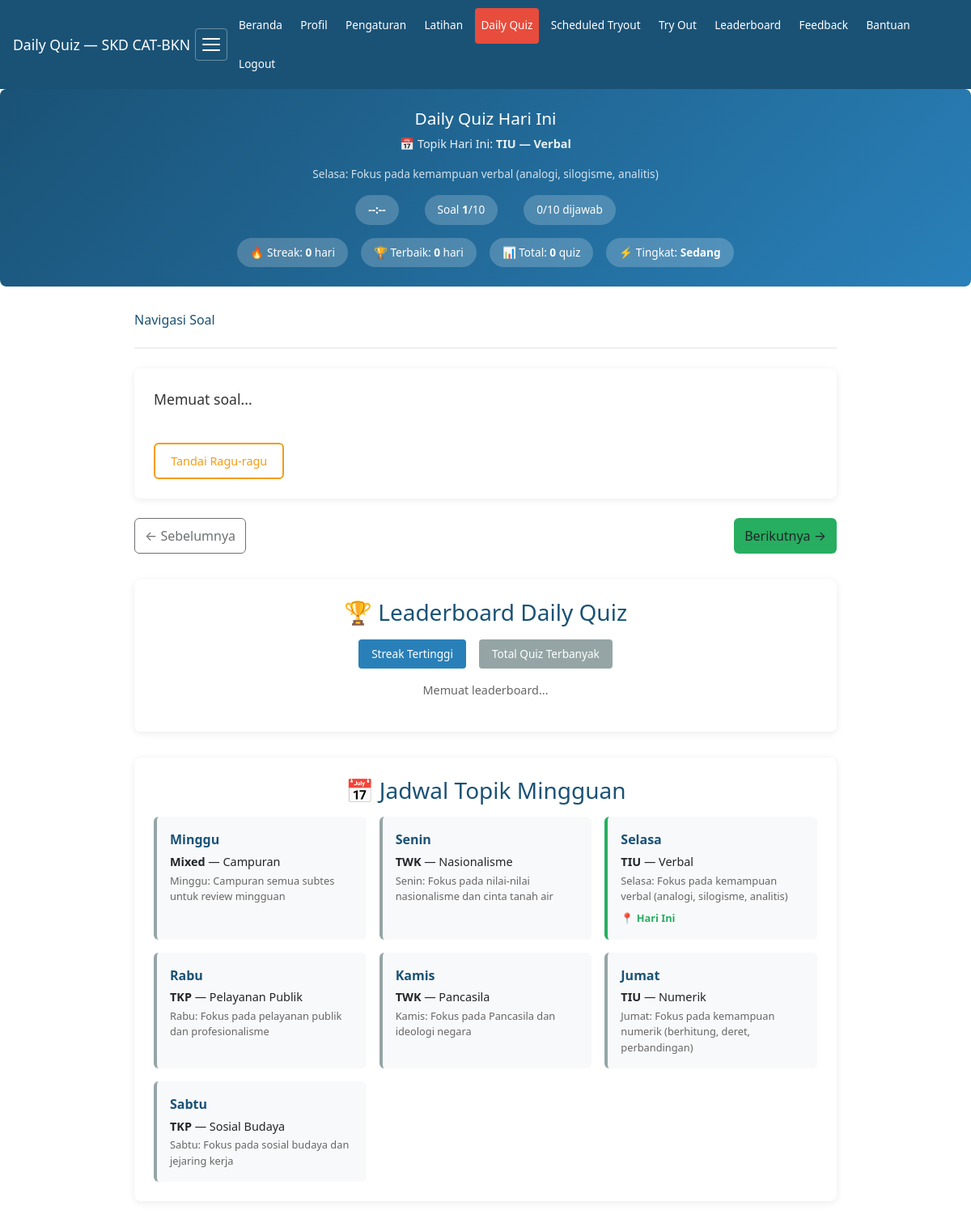
Screenshot of /pages/daily_quiz.php (signed in) with the database file from the repository.
### tables this page shows
CREATE TABLE `daily_quiz_topic_schedule` (
  `id` int(11) NOT NULL AUTO_INCREMENT,
  `day_of_week` tinyint(4) NOT NULL COMMENT '0=Sunday, 1=Monday, ..., 6=Saturday',
  `subtes` varchar(10) NOT NULL,
  `topik` varchar(100) NOT NULL,
  `description` text DEFAULT NULL,
  PRIMARY KEY (`id`),
  UNIQUE KEY `unique_day` (`day_of_week`)
);

### helpers.php (called while the page is built, shortened)
<?php
function e(string $text): string
{
    return htmlspecialchars($text, ENT_QUOTES, 'UTF-8');
}

### pages/daily_quiz.php (the view, shortened to what this page needs)
<?php
require '../config.php';
require '../helpers.php';
$userId = (int)$_SESSION['user_id'];
$stmt = $pdo->prepare("SELECT * FROM daily_quiz_streaks WHERE user_id = ?");
$stmt->execute([$userId]);
$streakInfo = $stmt->fetch();
if (!$streakInfo) {
    $streakInfo = ['current_streak' => 0, 'longest_streak' => 0, 'total_quizzes' => 0];
}
$stmt = $pdo->prepare("SELECT achievement_type, achievement_name FROM user_achievements WHERE user_id = ? ORDER BY achieved_at DESC");
$stmt->execute([$userId]);
$achievements = $stmt->fetchAll(PDO::FETCH_ASSOC);
$stmt = $pdo->prepare("SELECT current_difficulty, consecutive_high_scores, consecutive_low_scores FROM user_quiz_difficulty WHERE user_id = ?");
$stmt->execute([$userId]);
$userDifficulty = $stmt->fetch();
if (!$userDifficulty) {
    $userDifficulty = ['current_difficulty' => 'sedang', 'consecutive_high_scores' => 0, 'consecutive_low_scores' => 0];
}
$dayOfWeek = (int)date('w');
$stmt = $pdo->prepare("SELECT * FROM daily_quiz_topic_schedule WHERE day_of_week = ?");
$stmt->execute([$dayOfWeek]);
$todaySchedule = $stmt->fetch();
$weeklySchedule = $pdo->query("SELECT * FROM daily_quiz_topic_schedule ORDER BY day_of_week")->fetchAll(PDO::FETCH_ASSOC);
$dayNames = ['Minggu', 'Senin', 'Selasa', 'Rabu', 'Kamis', 'Jumat', 'Sabtu'];
$today = date('Y-m-d');
$stmt = $pdo->prepare("SELECT * FROM daily_quiz_sessions WHERE user_id = ? AND quiz_date = ?");
$stmt->execute([$userId, $today]);
$session = $stmt->fetch();
$hasCompleted = $session && $session['status'] === 'selesai';
?>
<!DOCTYPE html>
<html lang="id">
<head>
<link rel="stylesheet" href="assets/style.css">
</head>
<body>
<?php require '../includes/navigation.php'; ?>
<div class="quiz-header">
<h1>Daily Quiz Hari Ini</h1>
<?php if ($todaySchedule): ?>
<p>📅 Topik Hari Ini: <strong><?= e($todaySchedule['subtes']) ?> — <?= e($todaySchedule['topik']) ?></strong></p>
<p style="font-size:.85rem;opacity:.8"><?= e($todaySchedule['description']) ?></p>
<?php else: ?>
<p>10 soal pilihan ganda (4 TWK, 3 TIU, 3 TKP)</p>
<?php endif; ?>
<div class="quiz-info">
<span id="timerDisplay" class="timer">--:--</span>
<span>Soal <strong id="currentNum">1</strong>/10</span>
<span id="progressText">0/10 dijawab</span>
</div>
<div style="margin-top:1rem;display:flex;justify-content:center;gap:1rem;flex-wrap:wrap">
    <span style="background:rgba(255,255,255,.2);padding:.5rem 1rem;border-radius:20px;font-size:.85rem">
        🔥 Streak: <strong><?= $streakInfo['current_streak'] ?></strong> hari
    </span>
    <span style="background:rgba(255,255,255,.2);padding:.5rem 1rem;border-radius:20px;font-size:.85rem">
        🏆 Terbaik: <strong><?= $streakInfo['longest_streak'] ?></strong> hari
    </span>
    <span style="background:rgba(255,255,255,.2);padding:.5rem 1rem;border-radius:20px;font-size:.85rem">
        📊 Total: <strong><?= $streakInfo['total_quizzes'] ?></strong> quiz
    </span>
    <span style="background:rgba(255,255,255,.2);padding:.5rem 1rem;border-radius:20px;font-size:.85rem">
        ⚡ Tingkat: <strong><?= ucfirst($userDifficulty['current_difficulty']) ?></strong>
    </span>
</div>
</div>
<div class="quiz-container">
<?php if ($hasCompleted): ?>
<div class="completed-box">
<h2>Anda sudah menyelesaikan Daily Quiz hari ini!</h2>
<div class="score"><?= (int)$session['nilai_total'] ?></div>
<p>Nilai Total</p>
<div class="stats-grid">
<div class="stat-item">
<div class="stat-label">Benar</div>
<div class="stat-value" style="color:#27ae60"><?= (int)$session['benar'] ?></div>
</div>
<div class="stat-item">
<div class="stat-label">Salah</div>
<div class="stat-value" style="color:#e74c3c"><?= (int)$session['salah'] ?></div>
</div>
<div class="stat-item">
<div class="stat-label">Kosong</div>
<div class="stat-value" style="color:#95a5a6"><?= (int)$session['kosong'] ?></div>
</div>
</div>
<?php if (!empty($achievements)): ?>
<div style="margin-top:1.5rem">
<h3 style="color:#1a5276;margin-bottom:.8rem;text-align:center">🏅 Achievement Anda</h3>
<div style="display:flex;justify-content:center;gap:.5rem;flex-wrap:wrap">
    <?php foreach ($achievements as $ach): ?>
    <span style="background:#fff3cd;padding:.5rem 1rem;border-radius:20px;font-size:.85rem;border:1px solid #f39c12">
        <?= e($ach['achievement_name']) ?>
    </span>
    <?php endforeach; ?>
</div>
</div>
<?php endif; ?>
<a href="user_dashboard.php" class="btn">Kembali ke Dashboard</a>
</div>
<?php else: ?>
<div id="quizArea">
<div class="soal-nav">
<h2>Navigasi Soal</h2>
</div>
<div class="soal-box">
<div class="pertanyaan" id="pertanyaan">Memuat soal...</div>
<div style="margin-top:1rem">
<button class="ragu-btn" id="btnRagu" onclick="toggleRagu()">Tandai Ragu-ragu</button>
</div>
</div>
<div class="action-btns">
<button class="btn" id="btnPrev" onclick="prevSoal()" disabled>← Sebelumnya</button>
<button class="btn success" id="btnNext" onclick="nextSoal()">Berikutnya →</button>
</div>
</div>
<?php endif; ?>
<div style="margin-top:2rem;background:#fff;border-radius:8px;box-shadow:0 2px 10px rgba(0,0,0,.08);padding:1.5rem">
    <h3 style="color:#1a5276;margin-bottom:1rem;text-align:center">🏆 Leaderboard Daily Quiz</h3>
    <div style="display:flex;gap:1rem;justify-content:center;margin-bottom:1rem">
        <button onclick="loadLeaderboard('streak')" id="btnStreak" style="background:#2980b9;color:#fff;border:none;padding:.5rem 1rem;border-radius:4px;cursor:pointer;font-size:.85rem">Streak Tertinggi</button>
        <button onclick="loadLeaderboard('total')" id="btnTotal" style="background:#95a5a6;color:#fff;border:none;padding:.5rem 1rem;border-radius:4px;cursor:pointer;font-size:.85rem">Total Quiz Terbanyak</button>
    </div>
    <div id="leaderboardContent" style="overflow-x:auto">
        <p style="text-align:center;color:#666;font-size:.9rem">Memuat leaderboard...</p>
    </div>
</div>
<div style="margin-top:2rem;background:#fff;border-radius:8px;box-shadow:0 2px 10px rgba(0,0,0,.08);padding:1.5rem">
    <h3 style="color:#1a5276;margin-bottom:1rem;text-align:center">📅 Jadwal Topik Mingguan</h3>
    <div style="display:grid;grid-template-columns:repeat(auto-fit,minmax(250px,1fr));gap:1rem">
        <?php foreach ($weeklySchedule as $schedule): ?>
        <div style="padding:1rem;background:#f8f9fa;border-radius:6px;border-left:4px solid <?= $schedule['day_of_week'] === $dayOfWeek ? '#27ae60' : '#95a5a6' ?>">
            <div style="font-weight:bold;color:#1a5276"><?= $dayNames[$schedule['day_of_week']] ?></div>
            <div style="font-size:.9rem;margin-top:.3rem">
                <strong><?= e($schedule['subtes']) ?></strong> — <?= e($schedule['topik']) ?>
            </div>
            <div style="font-size:.8rem;color:#666;margin-top:.2rem"><?= e($schedule['description']) ?></div>
            <?php if ($schedule['day_of_week'] === $dayOfWeek): ?>
            <div style="margin-top:.5rem;color:#27ae60;font-size:.8rem;font-weight:bold">📍 Hari Ini</div>
            <?php endif; ?>
        </div>
        <?php endforeach; ?>
    </div>
</div>
</div>
</body>
</html>

### assets/style.css (style rules this page uses)
* { box-sizing:border-box;margin:0;padding:0 }
body { font-family:'Segoe UI',Arial,sans-serif;background:#f5f7fa;color:#222;line-height:1.6;-webkit-text-size-adjust:100%;transition:background .3s ease,color .3s ease }
.btn { display:inline-block;background:#2980b9;color:#fff;padding:.55rem .9rem;border-radius:6px;text-decoration:none;font-weight:600;font-size:.9rem;min-height:44px;min-width:44px;white-space:nowrap;border:none;cursor:pointer }
.btn.success { background:#27ae60 }

### pages/daily_quiz.php (style rules this page uses)
.quiz-container { max-width:900px;margin:2rem auto;padding:0 1rem }
.quiz-header { background:linear-gradient(135deg,#1a5276,#2980b9);color:#fff;padding:1.5rem;border-radius:8px;margin-bottom:1.5rem;text-align:center }
.quiz-header h1 { font-size:1.3rem;margin-bottom:.5rem }
.quiz-header p { opacity:.9;font-size:.9rem }
.quiz-info { display:flex;justify-content:center;gap:2rem;margin-top:1rem;flex-wrap:wrap }
.quiz-info span { background:rgba(255,255,255,.2);padding:.5rem 1rem;border-radius:20px;font-size:.85rem }
.soal-box { background:#fff;border-radius:8px;padding:1.5rem;box-shadow:0 2px 10px rgba(0,0,0,.08);margin-bottom:1rem }
.soal-nav { display:flex;justify-content:space-between;align-items:center;margin-bottom:1.5rem;padding-bottom:1rem;border-bottom:2px solid #f0f0f0;flex-wrap:wrap;gap:.5rem }
.soal-nav h2 { font-size:1rem;color:#1a5276 }
.pertanyaan { font-size:1.1rem;margin-bottom:1.5rem;line-height:1.6;color:#333 }
.ragu-btn { background:#fff;border:2px solid #f39c12;color:#f39c12;padding:.6rem 1.2rem;border-radius:6px;cursor:pointer;font-size:.9rem;transition:all .2s }
.action-btns { display:flex;justify-content:space-between;margin-top:1.5rem;gap:1rem;flex-wrap:wrap }
.btn { display:inline-block;background:#2980b9;color:#fff;padding:.8rem 1.5rem;border-radius:6px;border:none;cursor:pointer;font-size:.9rem;text-decoration:none;transition:all .2s;min-height:44px }
.btn.success { background:#27ae60 }
.btn:disabled { background:#95a5a6;cursor:not-allowed }
.timer { font-size:1.2rem;font-weight:bold;color:#fff;background:rgba(0,0,0,.2);padding:.5rem 1rem;border-radius:6px }

### rows the page displays
daily_quiz_topic_schedule: subtes "TIU", topik "Verbal", description "Selasa: Fokus pada kemampuan verbal (analogi, silogisme, analitis)", day_of_week "Selasa", shows "📍 Hari Ini"
daily_quiz_topic_schedule: day_of_week "0", day_of_week "Minggu", subtes "Mixed", topik "Campuran", description "Minggu: Campuran semua subtes untuk review mingguan"
daily_quiz_topic_schedule: day_of_week "Senin", subtes "TWK", topik "Nasionalisme", description "Senin: Fokus pada nilai-nilai nasionalisme dan cinta tanah air"
daily_quiz_topic_schedule: day_of_week "Rabu", subtes "TKP", topik "Pelayanan Publik", description "Rabu: Fokus pada pelayanan publik dan profesionalisme"
daily_quiz_topic_schedule: day_of_week "Kamis", subtes "TWK", topik "Pancasila", description "Kamis: Fokus pada Pancasila dan ideologi negara"
daily_quiz_topic_schedule: day_of_week "Jumat", subtes "TIU", topik "Numerik", description "Jumat: Fokus pada kemampuan numerik (berhitung, deret, perbandingan)"
daily_quiz_topic_schedule: day_of_week "Sabtu", subtes "TKP", topik "Sosial Budaya", description "Sabtu: Fokus pada sosial budaya dan jejaring kerja"

### other values shown
$pageTitle "Daily Quiz — SKD CAT-BKN"
$userDifficulty['current_difficulty'] "Sedang"
